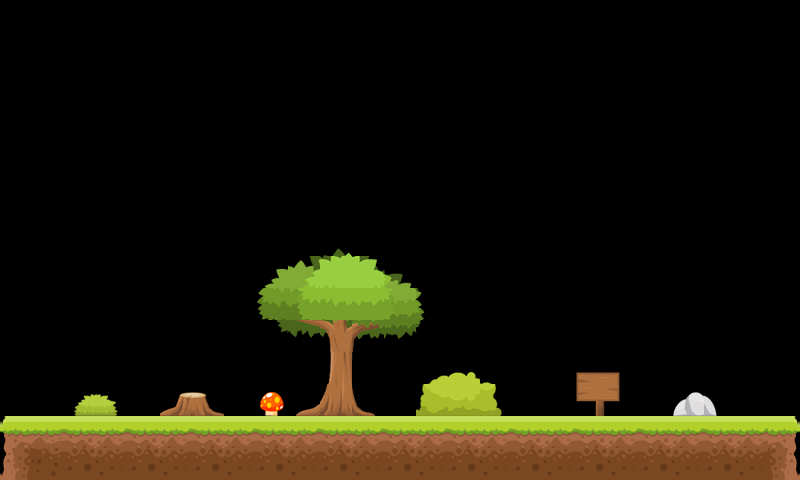

Tiled map render using the project's own tile images. Description and the map definition, with tile-layer contents summarised, below:
An orthogonal 25x15 tile map with 32x32 px tiles, 1 tile layer (Слой тайлов 1) and 15 objects (LEFTWALL, SKYWALL, RIGHTWALL).

<map version="1.0" orientation="orthogonal" renderorder="right-down" width="25" height="15" tilewidth="32" tileheight="32" nextobjectid="129">
 <tileset firstgid="1" name="tile2" tilewidth="32" tileheight="32" spacing="4" margin="4" tilecount="196" columns="14">
  <image source="tmx/tile2.png" width="512" height="512" />
 </tileset>
 <layer name="Слой тайлов 1" width="25" height="15">
  <data>[375 cells, 160 non-empty, 66 distinct tile ids]</data>
 </layer>
 <objectgroup name="object" width="25" height="15">
  <object id="24" x="0" y="416" width="798" height="64" />
  <object id="17" name="LEFTWALL" x="1" y="1" width="5" height="480" />
  <object id="18" name="SKYWALL" x="3" y="0" width="800" height="5" />
  <object id="19" name="RIGHTWALL" x="795" y="3" width="5" height="480" />
 </objectgroup>
 <objectgroup name="box1Density" width="25" height="15">
  <object id="110" x="288" y="352" width="64" height="64" />
  <object id="111" x="415" y="352" width="64" height="64" />
  <object id="127" x="352" y="64" width="64" height="64" />
 </objectgroup>
 <objectgroup name="rectangleStatic" width="25" height="15">
  <object id="112" x="318" y="320" width="128" height="32" />
 </objectgroup>
 <objectgroup name="rectangle1" width="25" height="15">
  <object id="115" x="351" y="224" width="128" height="32" />
  <object id="121" x="288" y="192" width="128" height="32" />
  <object id="123" x="351" y="288" width="128" height="32" />
  <object id="124" x="286" y="256" width="128" height="32" />
  <object id="125" x="351" y="160" width="128" height="32" />
  <object id="126" x="287" y="128" width="128" height="32" />
 </objectgroup>
 <objectgroup name="apple2" width="25" height="15">
  <object id="128" x="369" y="32" width="32" height="32" />
 </objectgroup>
</map>
